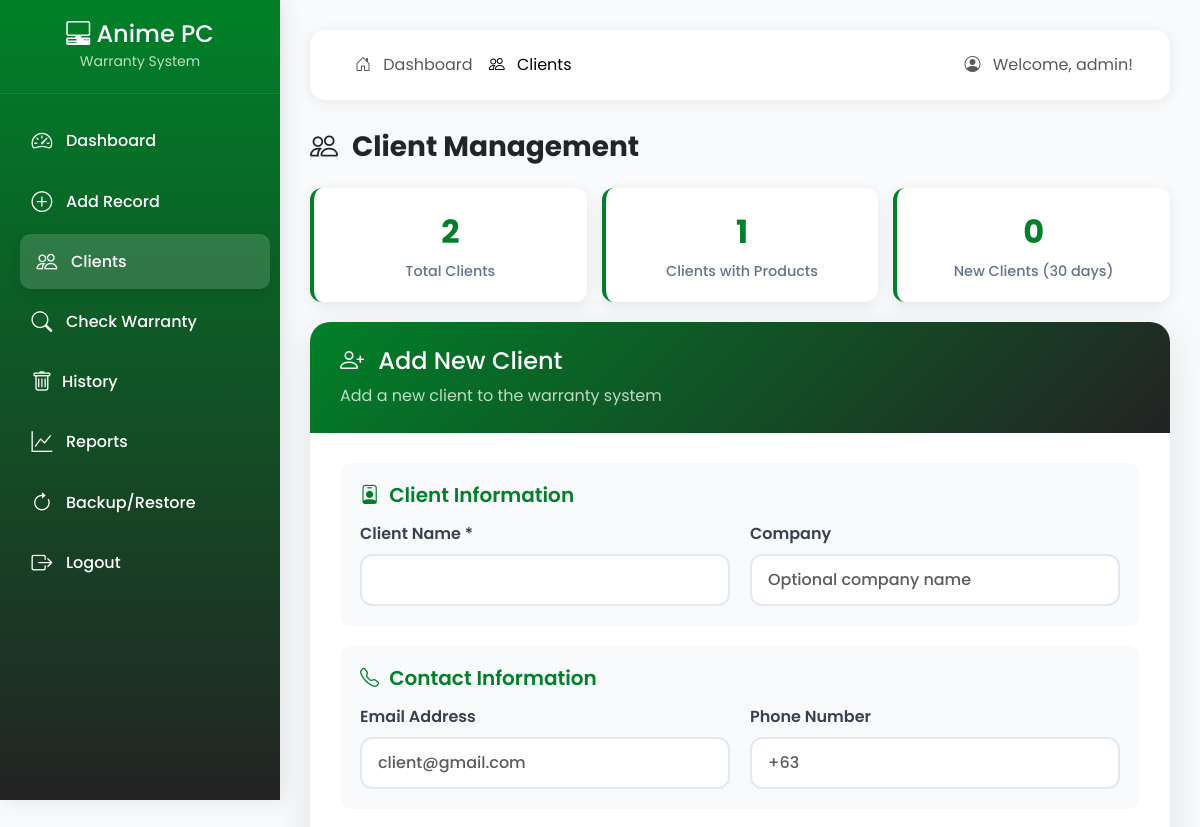
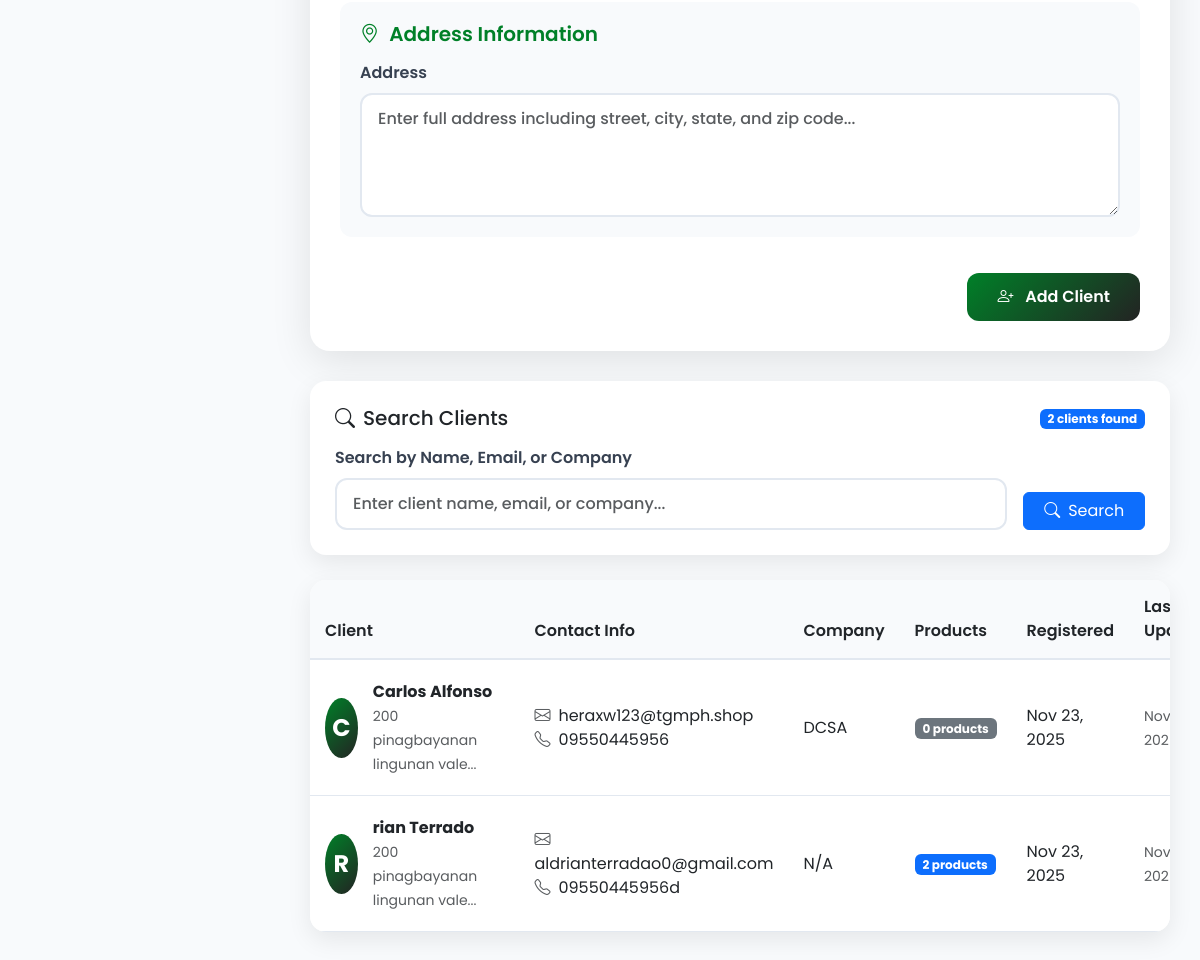
/clients.php (signed in), run on an earlier commit of the app's database (2 pictures, top to bottom).
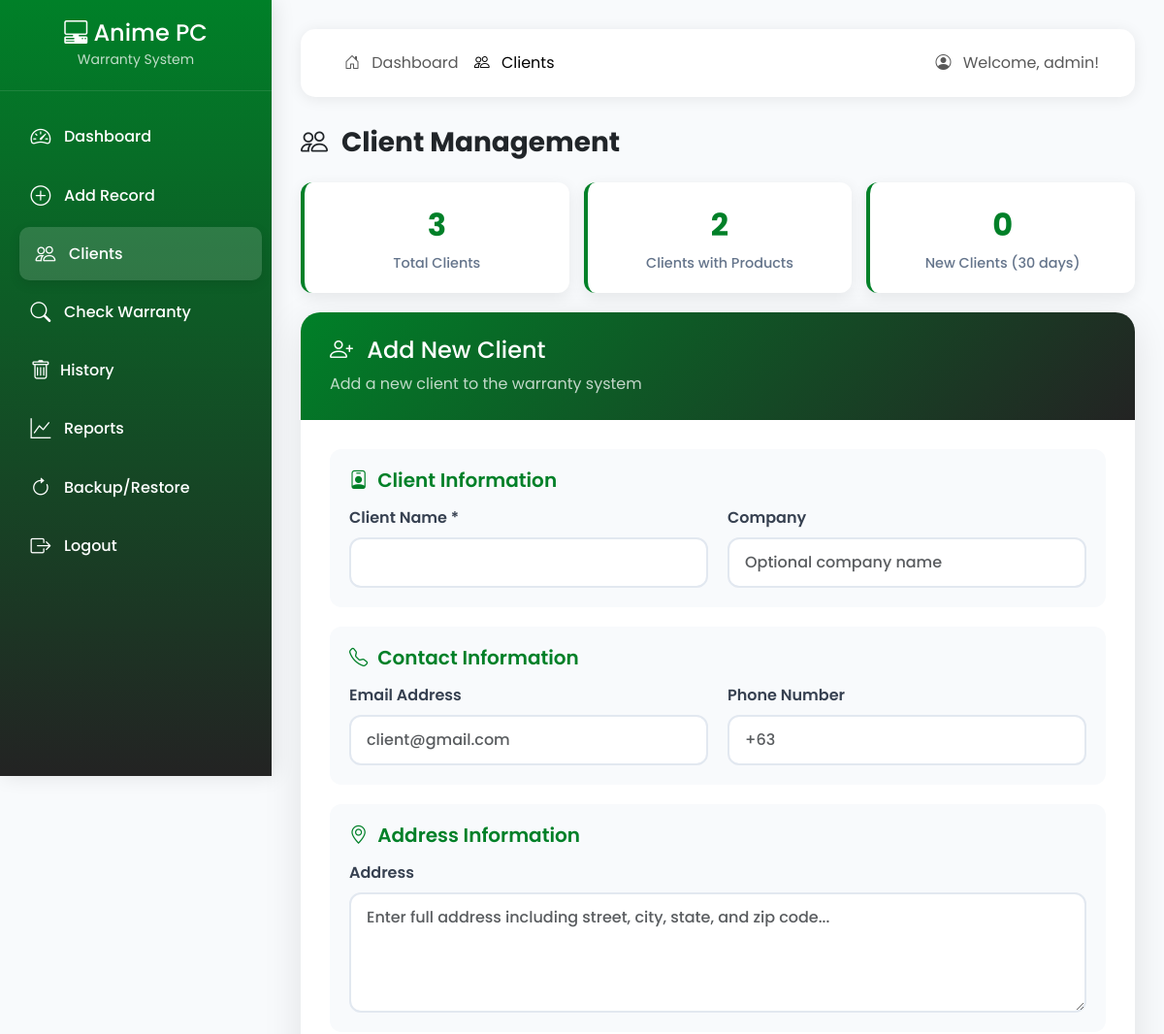
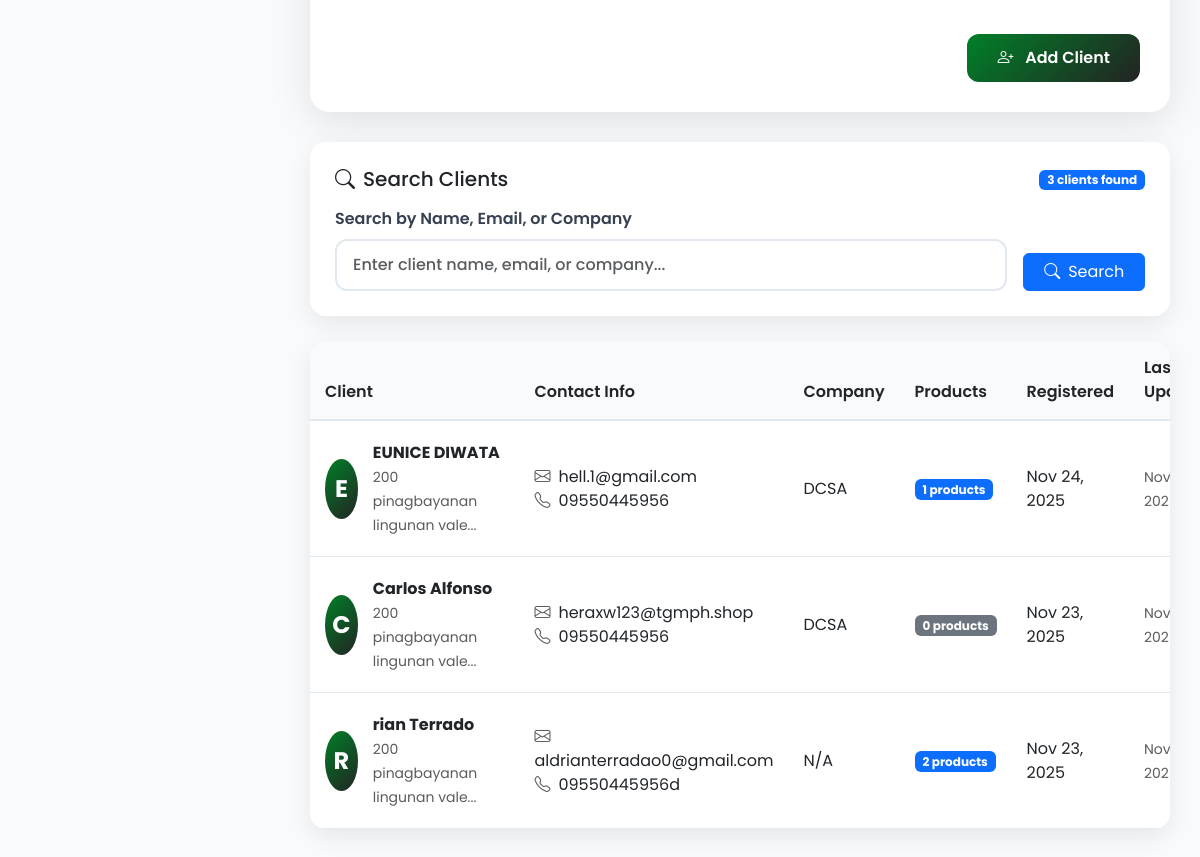
And on a later commit of the database (2 pictures, top to bottom).
### tables this page shows
CREATE TABLE `clients` (
  `id` int(11) NOT NULL AUTO_INCREMENT,
  `client_name` varchar(255) NOT NULL,
  `email` varchar(255) DEFAULT NULL,
  `phone` varchar(20) DEFAULT NULL,
  `address` text DEFAULT NULL,
  `company` varchar(255) DEFAULT NULL,
  `created_at` timestamp NOT NULL DEFAULT current_timestamp(),
  `updated_at` timestamp NOT NULL DEFAULT current_timestamp() ON UPDATE current_timestamp(),
  PRIMARY KEY (`id`)
);

### clients.php (the view, shortened to what the rows shown need)
<?php
include 'config.php';
$editClient = null;
$query = "SELECT c.*, COUNT(p.id) as product_count
          FROM clients c
          LEFT JOIN products p ON c.id = p.client_id
          WHERE 1=1";
$params = [];
$query .= " GROUP BY c.id ORDER BY c.created_at DESC";
$stmt = $pdo->prepare($query);
$stmt->execute($params);
$clients = $stmt->fetchAll();
?>
<!DOCTYPE html>
<html lang="en">
<head>
    <link href="https://cdn.jsdelivr.net/npm/bootstrap@5.3.0-alpha1/dist/css/bootstrap.min.css" rel="stylesheet">
    <link rel="stylesheet" href="https://cdn.jsdelivr.net/npm/bootstrap-icons@1.11.0/font/bootstrap-icons.css">
   <link rel="stylesheet" href="client.css">
</head>
<body>
    <div class="main-content">
        <h1 class="h3 fw-bold text-dark mb-4">
            <i class="bi <?php echo $editClient ? 'bi-pencil' : 'bi-people'; ?> me-2"></i>
            <?php echo $editClient ? 'Edit Client' : 'Client Management'; ?>
        </h1>
        <div class="client-table">
            <div class="table-responsive">
                <table class="table table-hover mb-0">
                    <thead>
                        <tr>
                            <th>Client</th>
                            <th>Contact Info</th>
                            <th>Company</th>
                            <th>Products</th>
                            <th>Registered</th>
                            <th>Last Updated</th>
                        </tr>
                    </thead>
                    <tbody>
                        <?php if (count($clients) > 0): ?>
                            <?php foreach ($clients as $client):
                                $initial = strtoupper(substr($client['client_name'], 0, 1));
                            ?>
                                <tr>
                                    <td>
                                        <div class="d-flex align-items-center">
                                            <div class="client-avatar">
                                                <?php echo $initial; ?>
                                            </div>
                                            <div>
                                                <strong><?php echo htmlspecialchars($client['client_name']); ?></strong>
                                                <?php if ($client['address']): ?>
                                                    <br><small class="text-muted"><?php echo substr(htmlspecialchars($client['address']), 0, 30); ?>...</small>
                                                <?php endif; ?>
                                            </div>
                                        </div>
                                    </td>
                                    <td>
                                        <?php if ($client['email']): ?>
                                            <div><i class="bi bi-envelope me-2 text-muted"></i><?php echo htmlspecialchars($client['email']); ?></div>
                                        <?php endif; ?>
                                        <?php if ($client['phone']): ?>
                                            <div><i class="bi bi-telephone me-2 text-muted"></i><?php echo htmlspecialchars($client['phone']); ?></div>
                                        <?php endif; ?>
                                    </td>
                                    <td><?php echo htmlspecialchars($client['company'] ?: 'N/A'); ?></td>
                                    <td>
                                        <span class="badge bg-<?php echo $client['product_count'] > 0 ? 'primary' : 'secondary'; ?>">
                                            <?php echo $client['product_count']; ?> products
                                        </span>
                                    </td>
                                    <td><?php echo date('M j, Y', strtotime($client['created_at'])); ?></td>
                                    <td>
                                        <small class="text-muted">
                                            <?php echo $client['updated_at'] ? date('M j, Y', strtotime($client['updated_at'])) : 'Never'; ?>
                                        </small>
                                    </td>
                                </tr>
                            <?php endforeach; ?>
                        <?php endif; ?>
                    </tbody>
                </table>
            </div>
        </div>
    </div>
</body>
</html>

What changed in the data, as far as the page shows it:
added clients: client_name "E", client_name "EUNICE DIWATA", address "200 pinagbayanan lingunan vale", email "hell.1@gmail.com", phone "09550445956", company "DCSA", product_count "1", created_at "Nov 24, 2025", updated_at "Nov…"
Also different on the page:
$totalClients: "2" → "3"
$clientsWithProducts: "1" → "2"
count($clients): "2" → "3"
